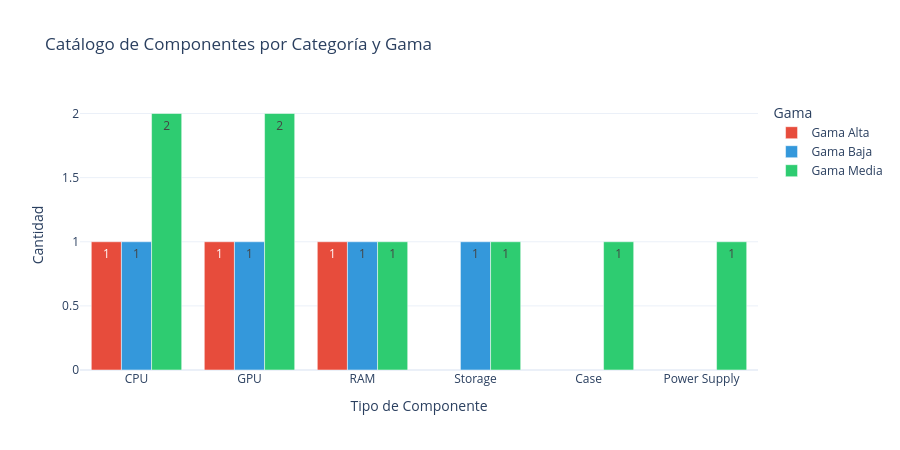

Notebook code for this chart:
### Markdown cell above
---
## 9. Análisis 6 — Componentes por Gama (Tiers)
Distribución del catálogo de componentes por nivel de rendimiento.

### Code cell
# Fallback con datos del seed (datos_BD.sql)
df_comp_manual = pd.DataFrame({
    'componente': [
        'NVIDIA GeForce GTX 1650', 'NVIDIA GeForce RTX 3060', 'NVIDIA GeForce RTX 4070',
        'AMD Radeon RX 6600', 'Intel Core i3-12100F', 'Intel Core i5-13400F',
        'AMD Ryzen 5 5600X', 'AMD Ryzen 7 7800X3D',
        'Crucial DDR4 8GB', 'Kingston Fury DDR4 16GB', 'Corsair Vengeance DDR5 32GB',
        'SSD Kingston NV2 1TB', 'SSD Crucial BX500 480GB',
        'Fuente MSI MAG 650W', 'Gabinete MSI Forge 112R'
    ],
    'categoria': [
        'GPU','GPU','GPU','GPU',
        'CPU','CPU','CPU','CPU',
        'RAM','RAM','RAM',
        'Storage','Storage',
        'Power Supply','Case'
    ],
    'gama': [
        'Gama Baja','Gama Media','Gama Alta','Gama Media',
        'Gama Baja','Gama Media','Gama Media','Gama Alta',
        'Gama Baja','Gama Media','Gama Alta',
        'Gama Media','Gama Baja',
        'Gama Media','Gama Media'
    ]
})

tier_dist = df_comp_manual.groupby(['categoria','gama']).size().reset_index(name='cantidad')

fig8 = px.bar(
    tier_dist,
    x='categoria', y='cantidad',
    color='gama',
    barmode='group',
    title='Catálogo de Componentes por Categoría y Gama',
    template='plotly_white',
    labels={'categoria':'Tipo de Componente','cantidad':'Cantidad','gama':'Gama'},
    color_discrete_map={
        'Gama Baja':  '#3498db',
        'Gama Media': '#2ecc71',
        'Gama Alta':  '#e74c3c'
    },
    text_auto=True
)
fig8.update_layout(height=450, legend_title='Gama')
fig8.show()

display(df_comp_manual)

### Figure 1 — Plotly figure (JSON) as saved in the notebook; plotly's stock layout.template omitted (floating-point values rounded to 4 significant figures)
{"data": [{"alignmentgroup": "True", "hovertemplate": "Gama=Gama Alta<br>Tipo de Componente=%{x}<br>Cantidad=%{y}<extra></extra>", "legendgroup": "Gama Alta", "marker": {"color": "#e74c3c", "pattern": {"shape": ""}}, "name": "Gama Alta", "offsetgroup": "Gama Alta", "orientation": "v", "showlegend": true, "textposition": "auto", "texttemplate": "%{y}", "type": "bar", "x": ["CPU", "GPU", "RAM"], "xaxis": "x", "y": [1, 1, 1], "yaxis": "y"}, {"alignmentgroup": "True", "hovertemplate": "Gama=Gama Baja<br>Tipo de Componente=%{x}<br>Cantidad=%{y}<extra></extra>", "legendgroup": "Gama Baja", "marker": {"color": "#3498db", "pattern": {"shape": ""}}, "name": "Gama Baja", "offsetgroup": "Gama Baja", "orientation": "v", "showlegend": true, "textposition": "auto", "texttemplate": "%{y}", "type": "bar", "x": ["CPU", "GPU", "RAM", "Storage"], "xaxis": "x", "y": [1, 1, 1, 1], "yaxis": "y"}, {"alignmentgroup": "True", "hovertemplate": "Gama=Gama Media<br>Tipo de Componente=%{x}<br>Cantidad=%{y}<extra></extra>", "legendgroup": "Gama Media", "marker": {"color": "#2ecc71", "pattern": {"shape": ""}}, "name": "Gama Media", "offsetgroup": "Gama Media", "orientation": "v", "showlegend": true, "textposition": "auto", "texttemplate": "%{y}", "type": "bar", "x": ["CPU", "Case", "GPU", "Power Supply", "RAM", "Storage"], "xaxis": "x", "y": [2, 1, 2, 1, 1, 1], "yaxis": "y"}], "layout": {"barmode": "group", "height": 450, "legend": {"title": {"text": "Gama"}, "tracegroupgap": 0}, "title": {"text": "Catálogo de Componentes por Categoría y Gama"}, "xaxis": {"anchor": "y", "domain": [0, 1], "title": {"text": "Tipo de Componente"}}, "yaxis": {"anchor": "x", "domain": [0, 1], "title": {"text": "Cantidad"}}}}
